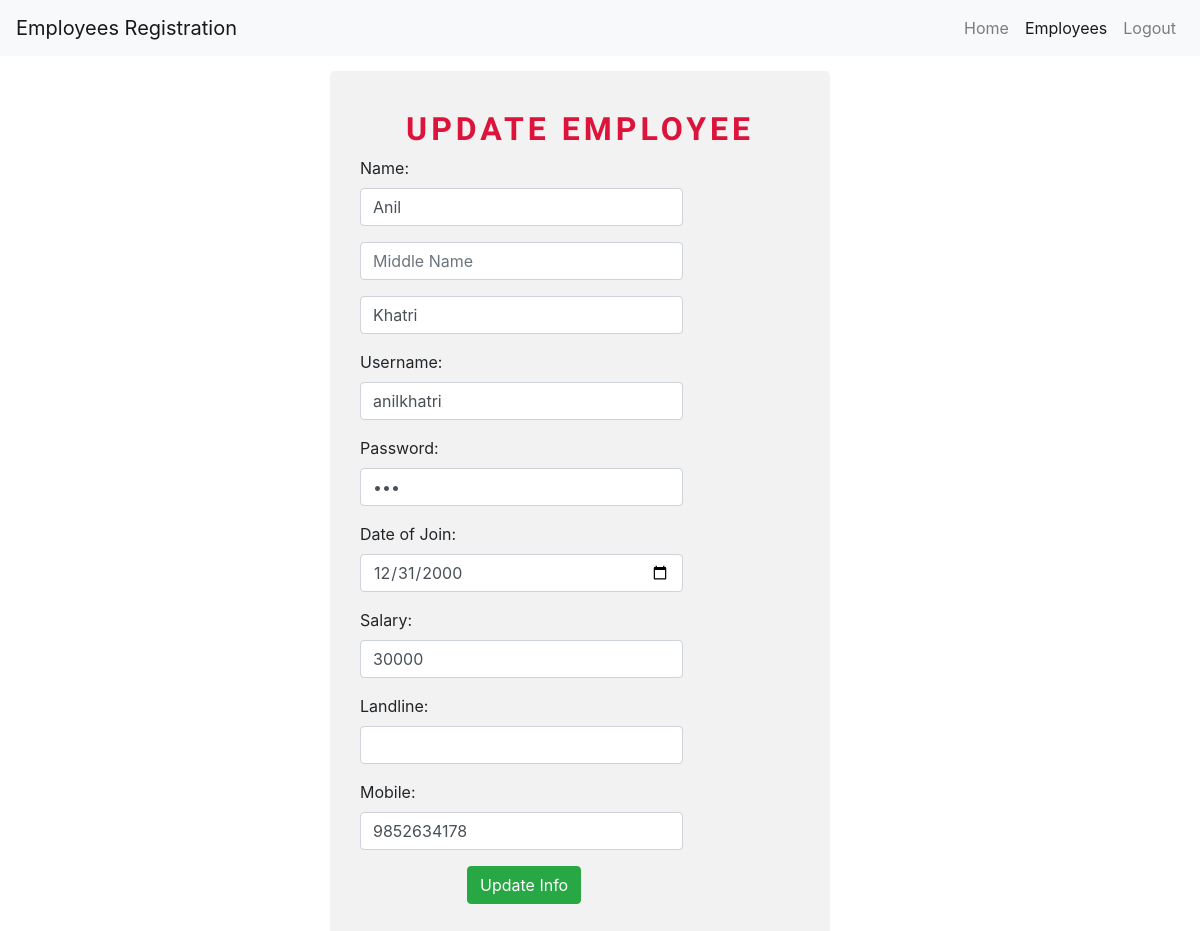
The app's page /edit.php?id=20 (signed in) with its own data.
### tables this page shows
CREATE TABLE `employees` (
  `id` int(11) NOT NULL,
  `f_name` varchar(35) NOT NULL,
  `m_name` varchar(15) DEFAULT NULL,
  `l_name` varchar(35) NOT NULL,
  `username` varchar(15) NOT NULL,
  `password` varchar(15) NOT NULL,
  `doj` date NOT NULL,
  `prc_nr` varchar(10) NOT NULL,
  `salary` varchar(35) NOT NULL,
  `landline` varchar(10) DEFAULT NULL,
  `mobile_nr` varchar(11) NOT NULL
);

### php/DBConnect.php (called while the page is built, shortened)
<?php
class DBConnect {
    private $db = NULL;
    public function __construct() {
        $dsn = 'mysql:dbname=' . self::DB_NAME . ';host=' . self::DB_SERVER;
        try {
            $this->db = new PDO($dsn, self::DB_USER, self::DB_PASSWORD);
        } catch (PDOException $e) {
            throw new Exception('Connection failed: ' .$e->getMessage());
        }
        return $this->db;
    }
    public function getEmployees(){
        $stmt = $this->db->prepare("SELECT * FROM employees");
        $stmt->execute();
        return $stmt->fetchAll();
    }
    public function getEmployeeById($id){
        $stmt = $this->db->prepare("SELECT * FROM employees WHERE id=?");
        $stmt->execute([$id]);
        return $stmt->fetchAll();
    }
}

### edit.php (the view, shortened to what this page needs)
<?php
if(isset($_GET['id'])){
    $id = $_GET['id'];
}
require_once 'php/DBConnect.php';
$db = new DBConnect();
$db->auth();
$employee = $db->getEmployeeById($id);
$employees = $db->getEmployees();
include 'layout/header.php';
include 'layout/navbar.php';
?>
<div class="container" style="padding-top:15px; padding-bottom:15px;">
    <div class="row">
        <div class="col-md-3"></div>
        <div class="col-md-6">
                    <form class="form-horizontal" role="form" method="post" action="edit.php">
                      <div class="panel panel-default">
                          <div class="panel-heading">
                                <h2>Update Employee</h2>
                              </div>
                        <div class="panel-body">
                        <div class="form-group">
                            <label class="col-md-3">Name:</label>
                            <div class="form-group col-sm-9"> <input type="text" value="<?= $employee[0]['f_name']; ?>" name="firstName" class="form-control" placeholder="First Name" required="true"> </div>
                            <div class="form-group col-sm-9"><input type="text" value="<?= $employee[0]['m_name']; ?>" name="middleName" class="form-control" placeholder="Middle Name"></div>
                            <div class="form-group col-sm-9"><input type="text" value="<?= $employee[0]['l_name']; ?>" name="lastName" class="form-control" placeholder="Last Name" required="true"></div>
                        </div>
                        <div class="form-group">
                            <label class="col-md-3">Username:</label>
                            <div class="col-sm-9"><input type="text" value="<?= $employee[0]['username']; ?>" name="username" class="form-control" required="true"></div>
                        </div>
                        <div class="form-group">
                            <label class="col-md-3">Password:</label>
                            <div class="col-sm-9"><input type="password" value="<?= $employee[0]['password']; ?>" name="password" class="form-control" required="true"></div>
                        </div>
                        <div class="form-group">
                            <label class="col-md-4">Date of Join:</label>
                            <div class="col-sm-9"><input type="date" value="<?= $employee[0]['doj']; ?>" name="doj" class="form-control" required="true"></div>
                        </div>
                        <div class="form-group">
                            <label class="col-md-3">Salary:</label>
                            <div class="col-sm-9"><input type="text" value="<?= $employee[0]['salary']; ?>" name="salary" class="form-control" required="true"></div>
                        </div>
                        <div class="form-group">
                            <label class="col-md-3">Landline:</label>
                            <div class="col-sm-9"><input type="number" value="<?= $employee[0]['landline']; ?>" min="0" max="10000000000" name="landline" class="form-control"></div>
                        </div>
                        <div class="form-group">
                            <label class="col-md-3">Mobile:</label>
                            <div class="col-sm-9"><input type="number" value="<?= $employee[0]['mobile_nr']; ?>" min="0" max="10000000000" name="mobile" class="form-control" required="true"></div>
                        </div>
                        <div class="form-group">
                            <button type="submit" class="btn btn-success btn-md" name="submit">Update Info</button>
                        </div>
                    </form>
                </div>
            </div>
        </div>
        <div class="col-md-3"></div>
<?php include 'layout/footer.php'; ?>

### css/mystyle.css (style rules this page uses)
body { background: url('https://cdn.iveybusinessjournal.com/wp-content/uploads/2006/03/iStock_000012204568_Large.jpg') fixed; background-size: cover; }
*[role="form"] { max-width: 500px; padding: 15px; margin-left: 0 auto; border-radius: 0.3em; background-color: #f2f2f2; }
*[role="form"] h2 { font-family: 'Cantarell' , sans-serif; font-size: 40px; font-weight: 600; color: #000000; margin-top: 5%; text-align: center; text-transform: uppercase; letter-spacing: 4px; font-size: 32px; font-family: 'Cantarell', sans-serif; color: crimson; }

### records on screen
employees: firstName "Anil", lastName "Khatri", username "anilkhatri", doj "12/31/2000", salary "30000", mobile "9852634178"
